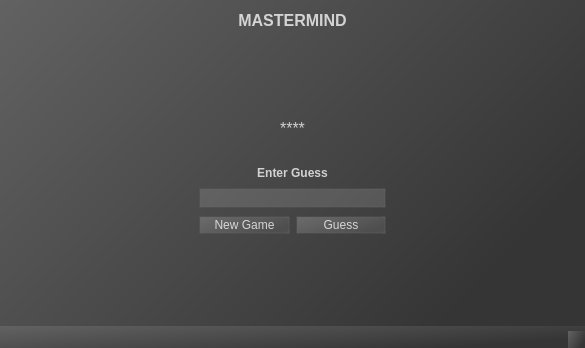
<?xml version="1.0" encoding="UTF-8"?>
<ui version="4.0">
 <class>MainWindow</class>
 <widget class="QMainWindow" name="MainWindow">
  <property name="geometry">
   <rect>
    <x>0</x>
    <y>0</y>
    <width>585</width>
    <height>348</height>
   </rect>
  </property>
  <property name="windowTitle">
   <string>MainWindow</string>
  </property>
  <property name="styleSheet">
   <string notr="true">QWidget {    
	background-color: qlineargradient(spread:pad, x1:1, y1:0.539, x2:0, y2:0, stop:0 rgba(53, 53, 53, 255), stop:1 rgba(98, 98, 98, 255));
    color: rgba(255, 255, 255, 192);
	border: none;
}

QLineEdit {
    background-color: rgba(255, 255, 255, 32);
	border: 2px solid rgba(98, 98, 98, 64);
	border-radius: 2px;
}

QLineEdit::hover {
    background-color: rgba(255, 255, 255, 37);
}

QLabel {
	background-color: transparent;
    font: bold;
}

QPushButton {
	background-color: qlineargradient(spread:pad, x1:1, y1:0.539, x2:0, y2:0, stop:0 rgba(78, 78, 78, 255), stop:1 rgba(108, 108, 108, 255));
	border: 2px solid rgba(98, 98, 98, 64);
	border-radius: 2px;
}

QPushButton::hover {
	background-color: qlineargradient(spread:pad, x1:1, y1:0.539, x2:0, y2:0, stop:0 rgba(81, 81, 81, 255), stop:1 rgba(118, 118, 118, 255));
}</string>
  </property>
  <widget class="QWidget" name="centralWidget">
   <layout class="QGridLayout" name="gridLayout">
    <property name="spacing">
     <number>8</number>
    </property>
    <item row="5" column="1">
     <widget class="QLabel" name="enterGuessLabel">
      <property name="text">
       <string>Enter Guess</string>
      </property>
      <property name="alignment">
       <set>Qt::AlignCenter</set>
      </property>
     </widget>
    </item>
    <item row="10" column="1">
     <spacer name="bottomSpacer">
      <property name="orientation">
       <enum>Qt::Vertical</enum>
      </property>
      <property name="sizeHint" stdset="0">
       <size>
        <width>20</width>
        <height>40</height>
       </size>
      </property>
     </spacer>
    </item>
    <item row="7" column="0">
     <spacer name="leftSpacer">
      <property name="orientation">
       <enum>Qt::Horizontal</enum>
      </property>
      <property name="sizeHint" stdset="0">
       <size>
        <width>40</width>
        <height>20</height>
       </size>
      </property>
     </spacer>
    </item>
    <item row="7" column="2">
     <spacer name="rightSpacer">
      <property name="orientation">
       <enum>Qt::Horizontal</enum>
      </property>
      <property name="sizeHint" stdset="0">
       <size>
        <width>40</width>
        <height>20</height>
       </size>
      </property>
     </spacer>
    </item>
    <item row="7" column="1">
     <widget class="QLineEdit" name="lineEdit"/>
    </item>
    <item row="0" column="1">
     <widget class="QLabel" name="titleLabel">
      <property name="styleSheet">
       <string notr="true">font-size: 16px;</string>
      </property>
      <property name="text">
       <string>MASTERMIND</string>
      </property>
      <property name="scaledContents">
       <bool>false</bool>
      </property>
      <property name="alignment">
       <set>Qt::AlignCenter</set>
      </property>
     </widget>
    </item>
    <item row="8" column="1">
     <layout class="QHBoxLayout" name="buttonHBox">
      <item>
       <widget class="QPushButton" name="newGameBtn">
        <property name="text">
         <string>New Game</string>
        </property>
       </widget>
      </item>
      <item>
       <widget class="QPushButton" name="guessBtn">
        <property name="text">
         <string>Guess</string>
        </property>
       </widget>
      </item>
     </layout>
    </item>
    <item row="2" column="1">
     <spacer name="topSpacer">
      <property name="orientation">
       <enum>Qt::Vertical</enum>
      </property>
      <property name="sizeHint" stdset="0">
       <size>
        <width>20</width>
        <height>40</height>
       </size>
      </property>
     </spacer>
    </item>
    <item row="3" column="1">
     <widget class="QLabel" name="label">
      <property name="styleSheet">
       <string notr="true">font-size: 16px;
font: basic;</string>
      </property>
      <property name="text">
       <string>****</string>
      </property>
      <property name="alignment">
       <set>Qt::AlignCenter</set>
      </property>
     </widget>
    </item>
    <item row="4" column="1">
     <spacer name="centerSpacer">
      <property name="orientation">
       <enum>Qt::Vertical</enum>
      </property>
      <property name="sizeType">
       <enum>QSizePolicy::Preferred</enum>
      </property>
      <property name="sizeHint" stdset="0">
       <size>
        <width>20</width>
        <height>20</height>
       </size>
      </property>
     </spacer>
    </item>
   </layout>
  </widget>
  <widget class="QMenuBar" name="menuBar">
   <property name="geometry">
    <rect>
     <x>0</x>
     <y>0</y>
     <width>585</width>
     <height>19</height>
    </rect>
   </property>
  </widget>
  <widget class="QStatusBar" name="statusBar"/>
 </widget>
 <layoutdefault spacing="6" margin="11"/>
 <resources/>
 <connections/>
</ui>
